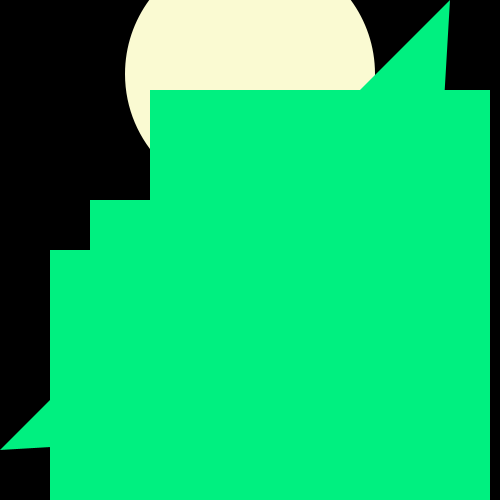
Frame 1 (no input)
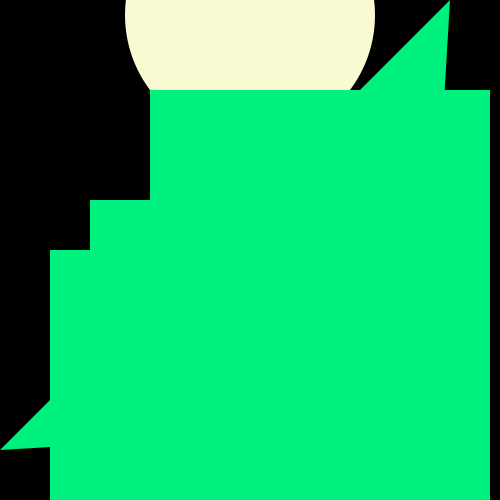
Frame 60 (the mouse pressed at the canvas centre just before this capture)
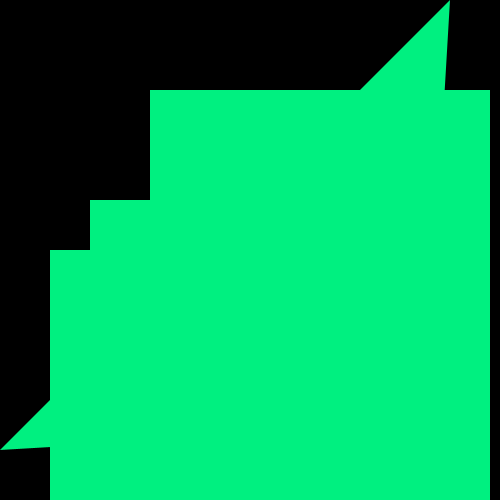
Frame 120 (the mouse held since frame 60 and released just before this capture)

The Processing sketch that drew these frames (run headless with seeded random() and noise(); from frame 60 on, the mouse is pressed at the canvas centre):

// Processing sketch: processing_161697
// ── processing_161697.pde

/*****************************************
 * Assignment <<< hw3 >>
 * Name:         <<< Eric Remoroza >>>
 * Course:       CSC 103 - Creative Computing - Fall 2014
 * Submitted:    <<< the date your submitted the assignment >>>
 * 
 * <<< Animation sketch - Rising Moon >>>
 *
***********************************************/



int z = 75;
void setup() {
 size(500, 500);
 stroke(0);
 frameRate(30); 
}
void draw() {
  background(0, 0, 0);
  noStroke();
  fill(250, 250, 210);
  z = z - 1;
  if (z<0) 
    z = width;  
  ellipse(250, z, width-250, width-250); { //rising moon
  fill(0, 240, 128);
  triangle(450, 0, 425, 425, 0, 450); //hills
  rect(50, 250, 350, 500);
  rect(90, 200, 400, 400);
  rect(150, 90, 340, 340);
  }
}

  
  
